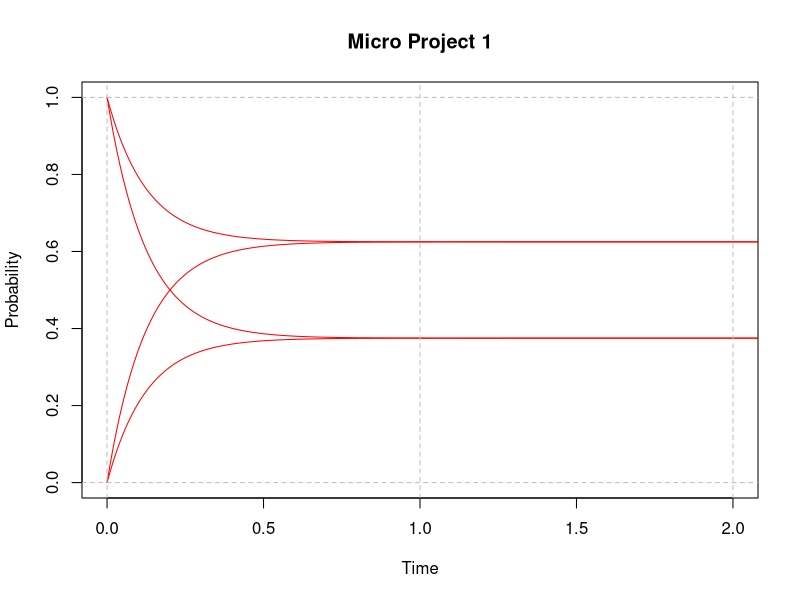

Write the R code that produced this figure.
#import
library(Matrix)

#-------------------------------------------------------------------------------

#parameters
nbccol_lines <- 2
step <- 0.01
begin <- 0
end <- 200
color <- "red"

a <- matrix(c(-3, 3, 5, -5), nbccol_lines, nbccol_lines)

#-------------------------------------------------------------------------------

#points
vect <- matrix(list(), nrow = 1, ncol = (nbccol_lines*nbccol_lines))

for (i in seq(begin, end, by = step))
{
    m <- Matrix::expm(a*i)
    cpt <- 1
    
    for (j in 1:nbccol_lines)
    {
        for (k in 1:nbccol_lines)
        {
            vect[[1, cpt]] <- c(vect[[1, cpt]], m[j, k])
            cpt <- cpt + 1
        }
    }
}

x <- seq(begin, end, by = step)

#-------------------------------------------------------------------------------

#display
jpeg("graph.jpg")
plot(x, vect[[1, 1]], main = "Micro Project 1", "l", col = color, xlab = "Time",
    ylab = "Probability", xlim = c(begin, end*step), ylim = c(0,1))

for (i in 2:(nbccol_lines*nbccol_lines))
{
    lines(x, vect[[1, i]], col = color)
}

abline(v = 0:10,  lty = 2, col = "grey")
abline(h = 0:10,  lty = 2, col = "grey")
